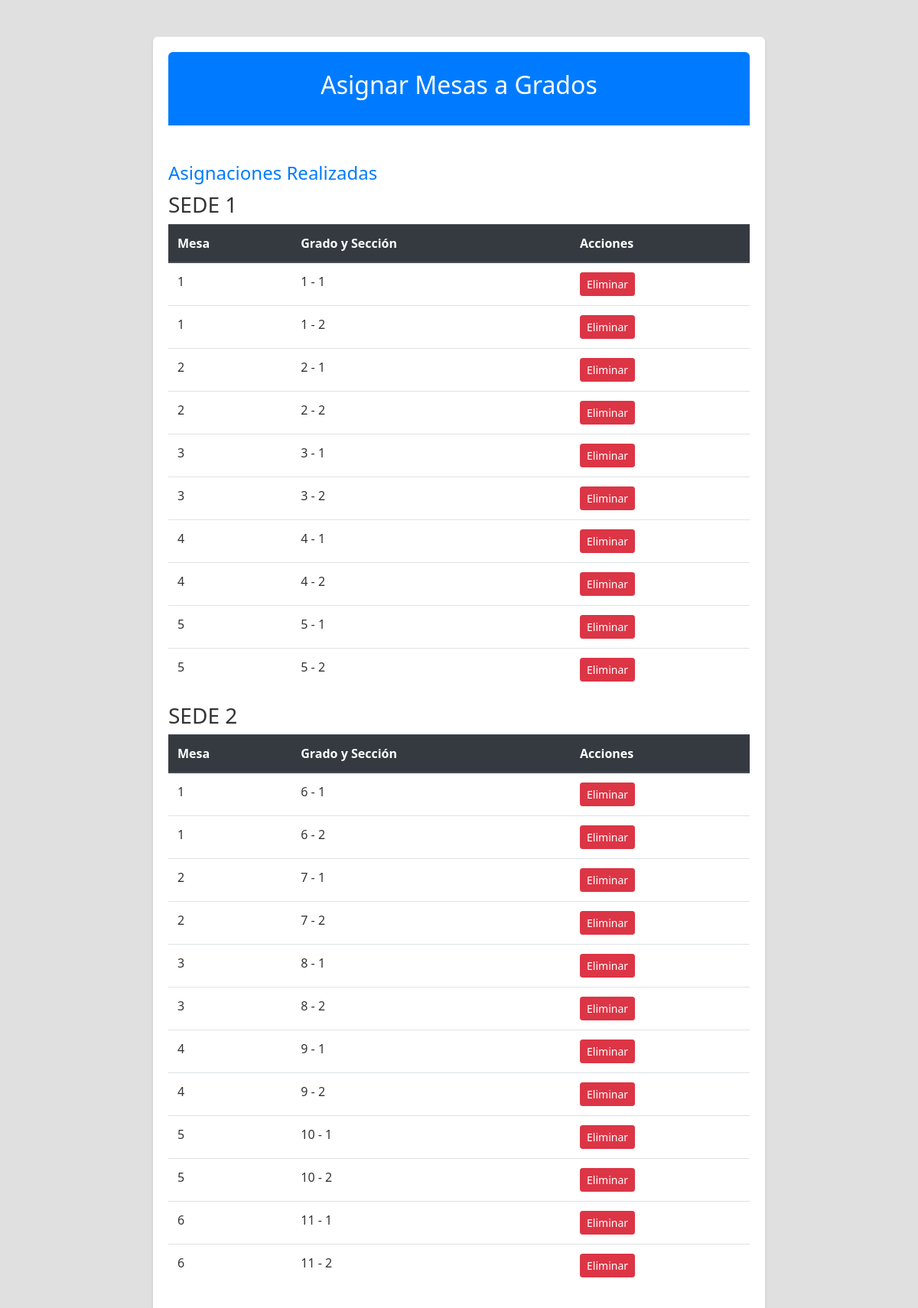
The app's page /asignar_mesas, older data.
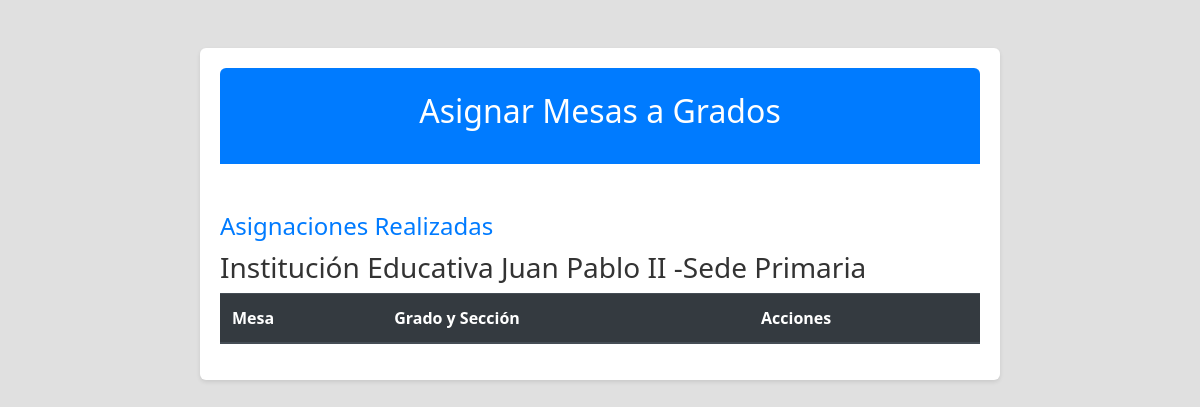
The same page, newer data.
### app.py (models this page shows)
class Sede(db.Model):
    id = db.Column(db.Integer, primary_key=True)
    nombre = db.Column(db.String(100), nullable=False)
    direccion = db.Column(db.String(200), nullable=False)

class AsignacionMesa(db.Model):
    id = db.Column(db.Integer, primary_key=True)
    grado = db.Column(db.String(20), nullable=False)
    seccion = db.Column(db.String(10), nullable=False)
    mesa_numero = db.Column(db.String(20), nullable=False)
    sede_id = db.Column(db.Integer, db.ForeignKey('sede.id'), nullable=False)
    sede = db.relationship('Sede', backref=db.backref('asignaciones', lazy=True))

### app.py (the view, shortened to what this page needs)
@app.route('/asignar_mesas', methods=['GET', 'POST'])
def asignar_mesas():
    grados_asignados = db.session.query(
        AsignacionMesa.grado, AsignacionMesa.seccion, AsignacionMesa.sede_id
    ).distinct().all()
    grados_secciones = db.session.query(
        (Estudiante.grado + ' - ' + Estudiante.seccion).label('grado_seccion'),
        Estudiante.sede_id
    ).distinct().all()
    grados_secciones = [
        gs for gs in grados_secciones
        if (gs.grado_seccion.split(' - ')[0], gs.grado_seccion.split(' - ')[1], gs.sede_id) not in grados_asignados
    ]
    sedes = Sede.query.all()
    mesas = Mesa.query.all()
    sedes_con_grados = [s for s in sedes if any(gs.sede_id == s.id for gs in grados_secciones)]
    asignaciones = db.session.query(
        AsignacionMesa.id, AsignacionMesa.grado, AsignacionMesa.seccion, AsignacionMesa.mesa_numero, Sede.nombre.label('sede_nombre')
    ).join(Sede, AsignacionMesa.sede_id == Sede.id).order_by(
        AsignacionMesa.mesa_numero, AsignacionMesa.grado, AsignacionMesa.seccion
    ).all()
    return render_template('asignar_mesas.html', sedes=sedes, sedes_con_grados=sedes_con_grados, grados_secciones=grados_secciones, mesas=mesas, asignaciones=asignaciones)

### app.py (called while the page is built)
@app.context_processor
def utility_processor():
    def enumerar(iterable, start=0):
        return enumerate(iterable, start)
    return dict(enumerar=enumerar)

### templates/asignar_mesas.html (shortened to what this page needs)
<!DOCTYPE html>
<html lang="en">
<head>
    <link rel="stylesheet" href="https://stackpath.bootstrapcdn.com/bootstrap/4.3.1/css/bootstrap.min.css">
    <link rel="stylesheet" href="{{ url_for('static', filename='styles.css') }}">
</head>
<body>
    <div class="container mt-5">
        <header class="text-center bg-primary text-white py-4" style="border-radius: 6px 6px 0 0;">
            <h1>Asignar Mesas a Grados</h1>
        </header>
        <div class="mt-5">
            <h2 class="text-primary mt-5">Asignaciones Realizadas</h2>
            {% for sede in sedes %}
            <h3>{{ sede.nombre }}</h3>
            <table class="table table-striped">
                <thead class="thead-dark">
                    <tr>
                        <th>Mesa</th>
                        <th>Grado y Sección</th>
                        <th>Acciones</th>
                    </tr>
                </thead>
                <tbody>
                    {% for asignacion in asignaciones %}
                    {% if asignacion.sede_nombre == sede.nombre %}
                    <tr>
                        <td>{{ asignacion.mesa_numero }}</td>
                        <td>{{ asignacion.grado }} - {{ asignacion.seccion }}</td>
                        <td>
                            <form method="post" action="{{ url_for('eliminar_asignacion', id=asignacion.id) }}"
                                style="display:inline;">
                                <button type="submit" class="btn btn-danger btn-sm">Eliminar</button>
                            </form>
                        </td>
                    </tr>
                    {% endif %}
                    {% endfor %}
                </tbody>
            </table>
            {% endfor %}
        </div>
    </div>
</body>
</html>

Row changes from the older to the newer data that the page shows:
removed AsignacionMesa: mesa_numero "1", grado "1", seccion "1"
removed AsignacionMesa: mesa_numero "1", grado "1", seccion "2"
removed AsignacionMesa: mesa_numero "2", grado "2", seccion "1"
removed AsignacionMesa: mesa_numero "2", grado "2", seccion "2"
removed AsignacionMesa: mesa_numero "3", grado "3", seccion "1"
removed AsignacionMesa: mesa_numero "3", grado "3", seccion "2"
removed AsignacionMesa: mesa_numero "4", grado "4", seccion "1"
removed AsignacionMesa: mesa_numero "4", grado "4", seccion "2"
removed AsignacionMesa: mesa_numero "5", grado "5", seccion "1"
removed AsignacionMesa: mesa_numero "5", grado "5", seccion "2"
removed Sede: nombre "SEDE 2"
removed AsignacionMesa: mesa_numero "1", grado "6", seccion "1", shown under "SEDE 2"
removed AsignacionMesa: mesa_numero "1", grado "6", seccion "2", shown under "SEDE 2"
removed AsignacionMesa: mesa_numero "2", grado "7", seccion "1", shown under "SEDE 2"
removed AsignacionMesa: mesa_numero "2", grado "7", seccion "2", shown under "SEDE 2"
removed AsignacionMesa: mesa_numero "3", grado "8", seccion "1", shown under "SEDE 2"
removed AsignacionMesa: mesa_numero "3", grado "8", seccion "2", shown under "SEDE 2"
removed AsignacionMesa: mesa_numero "4", grado "9", seccion "1", shown under "SEDE 2"
removed AsignacionMesa: mesa_numero "4", grado "9", seccion "2", shown under "SEDE 2"
removed AsignacionMesa: mesa_numero "5", grado "10", seccion "1", shown under "SEDE 2"
removed AsignacionMesa: mesa_numero "5", grado "10", seccion "2", shown under "SEDE 2"
removed AsignacionMesa: mesa_numero "6", grado "11", seccion "1", shown under "SEDE 2"
removed AsignacionMesa: mesa_numero "6", grado "11", seccion "2", shown under "SEDE 2"
changed Sede: nombre "SEDE 1" → "Institución Educativa Juan Pablo II -Sede Primaria"
